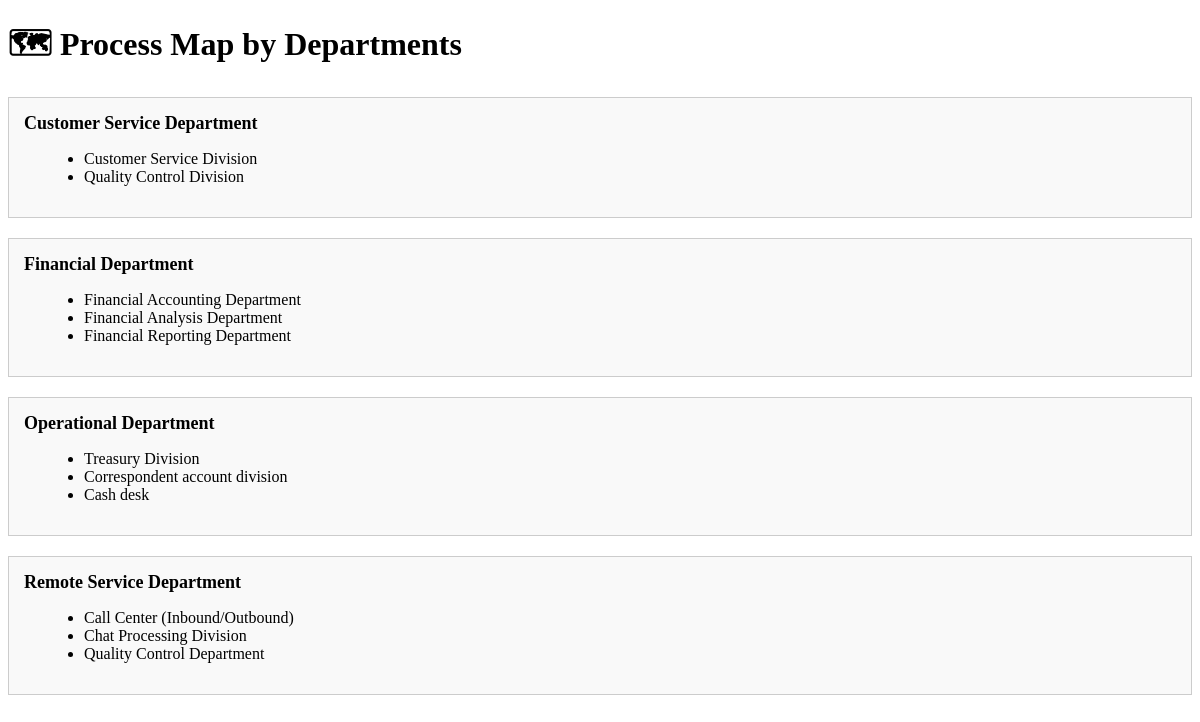
Page /ru/control/process-map/ on the committed database.
### control_app/models.py (models this page shows, shortened)
class Department(models.Model):
    name = models.CharField(_("Department"), max_length=200, unique=True)

class Division(models.Model):
    department = models.ForeignKey('Department', on_delete=models.CASCADE, related_name='divisions')
    name = models.CharField(_("Division"), max_length=200)

### control_app/views.py (the view)
# urls.py: path('process-map/', process_map_overview, name='process_map_overview'),
def process_map_overview(request):
    departments = Department.objects.prefetch_related('divisions').all()
    return render(request, 'control_app/process_map_overview.html', {
        'departments': departments,
        'hide_sidebar': True
    })

### control_app/templates/control_app/process_map_overview.html (shortened to what this page needs)
{% load i18n %}
<!DOCTYPE html>
<html lang="{{ LANGUAGE_CODE }}">
<head>
</head>
<body>
    <h1>🗺 {% trans "Process Map by Departments" %}</h1>
    {% for department in departments %}
        <div class="department-block">
            <div class="department-title">{{ department.name }}</div>
            <ul class="division-list">
                {% for division in department.divisions.all %}
                    <li>
                        {{ division.name }}
                    </li>
                {% endfor %}
            </ul>
        </div>
    {% endfor %}
</body>
</html>

### control_app/templates/control_app/process_map_overview.html (style rules this page uses)
.department-block { border: 1px solid #ccc; padding: 15px; margin-bottom: 20px; background-color: #f9f9f9; }
.department-title { font-weight: bold; font-size: 18px; margin-bottom: 10px; }
.division-list { margin-left: 20px; }

### rows in the picture
Department: name "Customer Service Department"
Division: name "Customer Service Division"
Division: name "Quality Control Division"
Department: name "Financial Department"
Division: name "Financial Accounting Department"
Division: name "Financial Analysis Department"
Division: name "Financial Reporting Department"
Department: name "Operational Department"
Division: name "Treasury Division"
Division: name "Correspondent account division"
Division: name "Cash desk"
Department: name "Remote Service Department"
Division: name "Call Center (Inbound/Outbound)"
Division: name "Chat Processing Division"
Division: name "Quality Control Department"
